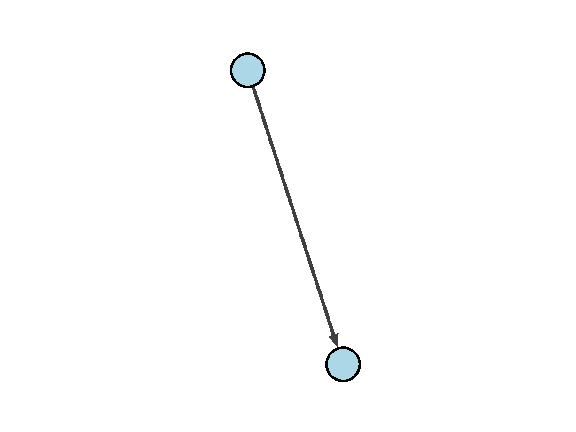

Recreate this plot in Python.
import pathpy as pp
ab = pp.Edge('a','b')
net = pp.Network()
net.add_edge(ab)
plt = net.plot()
plt.show('png')
